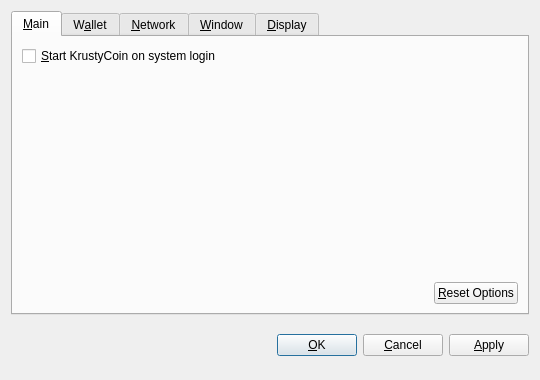
<?xml version="1.0" encoding="UTF-8"?>
<ui version="4.0">
 <class>OptionsDialog</class>
 <widget class="QDialog" name="OptionsDialog">
  <property name="geometry">
   <rect>
    <x>0</x>
    <y>0</y>
    <width>540</width>
    <height>380</height>
   </rect>
  </property>
  <property name="windowTitle">
   <string>Options</string>
  </property>
  <property name="modal">
   <bool>true</bool>
  </property>
  <layout class="QVBoxLayout" name="verticalLayout">
   <item>
    <widget class="QTabWidget" name="tabWidget">
     <property name="tabPosition">
      <enum>QTabWidget::North</enum>
     </property>
     <property name="currentIndex">
      <number>0</number>
     </property>
     <widget class="QWidget" name="tabMain">
      <attribute name="title">
       <string>&amp;Main</string>
      </attribute>
      <layout class="QVBoxLayout" name="verticalLayout_Main">
       <item>
        <widget class="QCheckBox" name="bitcoinAtStartup">
         <property name="toolTip">
          <string>Automatically start KrustyCoin after logging in to the system.</string>
         </property>
         <property name="text">
          <string>&amp;Start KrustyCoin on system login</string>
         </property>
        </widget>
       </item>
       <item>
        <spacer name="verticalSpacer_Main">
         <property name="orientation">
          <enum>Qt::Vertical</enum>
         </property>
         <property name="sizeHint" stdset="0">
          <size>
           <width>20</width>
           <height>40</height>
          </size>
         </property>
        </spacer>
       </item>
       <item>
        <layout class="QHBoxLayout" name="horizontalLayout_2_Main">
         <item>
          <spacer name="horizontalSpacer_2_Main">
           <property name="orientation">
            <enum>Qt::Horizontal</enum>
           </property>
           <property name="sizeHint" stdset="0">
            <size>
             <width>40</width>
             <height>20</height>
            </size>
           </property>
          </spacer>
         </item>
         <item>
          <widget class="QPushButton" name="resetButton">
           <property name="toolTip">
            <string>Reset all client options to default.</string>
           </property>
           <property name="text">
            <string>&amp;Reset Options</string>
           </property>
           <property name="autoDefault">
            <bool>false</bool>
           </property>
          </widget>
         </item>
        </layout>
       </item>
      </layout>
     </widget>
     <widget class="QWidget" name="tabWallet">
      <attribute name="title">
       <string>W&amp;allet</string>
      </attribute>
      <layout class="QVBoxLayout" name="verticalLayout_Network">
       <item>
        <widget class="QLabel" name="transactionFeeInfoLabel">
         <property name="text">
          <string>Optional transaction fee per kB that helps make sure your transactions are processed quickly. Most transactions are 1 kB.</string>
         </property>
         <property name="textFormat">
          <enum>Qt::PlainText</enum>
         </property>
         <property name="wordWrap">
          <bool>true</bool>
         </property>
        </widget>
       </item>
       <item>
        <layout class="QHBoxLayout" name="horizontalLayout_1_Main">
         <item>
          <widget class="QLabel" name="transactionFeeLabel">
           <property name="text">
            <string>Pay transaction &amp;fee</string>
           </property>
           <property name="textFormat">
            <enum>Qt::PlainText</enum>
           </property>
           <property name="buddy">
            <cstring>transactionFee</cstring>
           </property>
          </widget>
         </item>
         <item>
          <widget class="BitcoinAmountField" name="transactionFee"/>
         </item>
         <item>
          <spacer name="horizontalSpacer_1_Main">
           <property name="orientation">
            <enum>Qt::Horizontal</enum>
           </property>
           <property name="sizeHint" stdset="0">
            <size>
             <width>40</width>
             <height>20</height>
            </size>
           </property>
          </spacer>
         </item>
        </layout>
       </item>
       <item>
        <widget class="QLabel" name="label">
         <property name="text">
          <string>If you disable the spending of unconfirmed change, the change from a transaction cannot be used until that transaction has at least one confirmation. This also affects how your balance is computed.</string>
         </property>
         <property name="wordWrap">
          <bool>true</bool>
         </property>
        </widget>
       </item>
       <item>
        <widget class="QCheckBox" name="spendZeroConfChange">
         <property name="text">
          <string>Spend unconfirmed change  (experts only)</string>
         </property>
        </widget>
       </item>
       <item>
        <spacer name="verticalSpacer">
         <property name="orientation">
          <enum>Qt::Vertical</enum>
         </property>
         <property name="sizeHint" stdset="0">
          <size>
           <width>20</width>
           <height>40</height>
          </size>
         </property>
        </spacer>
       </item>
      </layout>
     </widget>
     <widget class="QWidget" name="tabNetwork">
      <attribute name="title">
       <string>&amp;Network</string>
      </attribute>
      <layout class="QVBoxLayout" name="verticalLayout_Network">
       <item>
        <widget class="QCheckBox" name="mapPortUpnp">
         <property name="toolTip">
          <string>Automatically open the KrustyCoin client port on the router. This only works when your router supports UPnP and it is enabled.</string>
         </property>
         <property name="text">
          <string>Map port using &amp;UPnP</string>
         </property>
        </widget>
       </item>
       <item>
        <widget class="QCheckBox" name="connectSocks">
         <property name="toolTip">
          <string>Connect to the KrustyCoin network through a SOCKS proxy (e.g. when connecting through Tor).</string>
         </property>
         <property name="text">
          <string>&amp;Connect through SOCKS proxy:</string>
         </property>
        </widget>
       </item>
       <item>
        <layout class="QHBoxLayout" name="horizontalLayout_Network">
         <item>
          <widget class="QLabel" name="proxyIpLabel">
           <property name="text">
            <string>Proxy &amp;IP:</string>
           </property>
           <property name="textFormat">
            <enum>Qt::PlainText</enum>
           </property>
           <property name="buddy">
            <cstring>proxyIp</cstring>
           </property>
          </widget>
         </item>
         <item>
          <widget class="QValidatedLineEdit" name="proxyIp">
           <property name="maximumSize">
            <size>
             <width>140</width>
             <height>16777215</height>
            </size>
           </property>
           <property name="toolTip">
            <string>IP address of the proxy (e.g. 127.0.0.1)</string>
           </property>
          </widget>
         </item>
         <item>
          <widget class="QLabel" name="proxyPortLabel">
           <property name="text">
            <string>&amp;Port:</string>
           </property>
           <property name="textFormat">
            <enum>Qt::PlainText</enum>
           </property>
           <property name="buddy">
            <cstring>proxyPort</cstring>
           </property>
          </widget>
         </item>
         <item>
          <widget class="QLineEdit" name="proxyPort">
           <property name="maximumSize">
            <size>
             <width>55</width>
             <height>16777215</height>
            </size>
           </property>
           <property name="toolTip">
            <string>Port of the proxy (e.g. 9050)</string>
           </property>
          </widget>
         </item>
         <item>
          <widget class="QLabel" name="socksVersionLabel">
           <property name="text">
            <string>SOCKS &amp;Version:</string>
           </property>
           <property name="textFormat">
            <enum>Qt::PlainText</enum>
           </property>
           <property name="buddy">
            <cstring>socksVersion</cstring>
           </property>
          </widget>
         </item>
         <item>
          <widget class="QValueComboBox" name="socksVersion">
           <property name="toolTip">
            <string>SOCKS version of the proxy (e.g. 5)</string>
           </property>
          </widget>
         </item>
         <item>
          <spacer name="horizontalSpacer_Network">
           <property name="orientation">
            <enum>Qt::Horizontal</enum>
           </property>
           <property name="sizeHint" stdset="0">
            <size>
             <width>40</width>
             <height>20</height>
            </size>
           </property>
          </spacer>
         </item>
        </layout>
       </item>
       <item>
        <spacer name="verticalSpacer_Network">
         <property name="orientation">
          <enum>Qt::Vertical</enum>
         </property>
         <property name="sizeHint" stdset="0">
          <size>
           <width>20</width>
           <height>40</height>
          </size>
         </property>
        </spacer>
       </item>
      </layout>
     </widget>
     <widget class="QWidget" name="tabWindow">
      <attribute name="title">
       <string>&amp;Window</string>
      </attribute>
      <layout class="QVBoxLayout" name="verticalLayout_Window">
       <item>
        <widget class="QCheckBox" name="minimizeToTray">
         <property name="toolTip">
          <string>Show only a tray icon after minimizing the window.</string>
         </property>
         <property name="text">
          <string>&amp;Minimize to the tray instead of the taskbar</string>
         </property>
        </widget>
       </item>
       <item>
        <widget class="QCheckBox" name="minimizeOnClose">
         <property name="toolTip">
          <string>Minimize instead of exit the application when the window is closed. When this option is enabled, the application will be closed only after selecting Quit in the menu.</string>
         </property>
         <property name="text">
          <string>M&amp;inimize on close</string>
         </property>
        </widget>
       </item>
       <item>
        <spacer name="verticalSpacer_Window">
         <property name="orientation">
          <enum>Qt::Vertical</enum>
         </property>
         <property name="sizeHint" stdset="0">
          <size>
           <width>20</width>
           <height>40</height>
          </size>
         </property>
        </spacer>
       </item>
      </layout>
     </widget>
     <widget class="QWidget" name="tabDisplay">
      <attribute name="title">
       <string>&amp;Display</string>
      </attribute>
      <layout class="QVBoxLayout" name="verticalLayout_Display">
       <item>
        <layout class="QHBoxLayout" name="horizontalLayout_1_Display">
         <item>
          <widget class="QLabel" name="langLabel">
           <property name="text">
            <string>User Interface &amp;language:</string>
           </property>
           <property name="textFormat">
            <enum>Qt::PlainText</enum>
           </property>
           <property name="buddy">
            <cstring>lang</cstring>
           </property>
          </widget>
         </item>
         <item>
          <widget class="QValueComboBox" name="lang">
           <property name="toolTip">
            <string>The user interface language can be set here. This setting will take effect after restarting KrustyCoin.</string>
           </property>
          </widget>
         </item>
        </layout>
       </item>
       <item>
        <layout class="QHBoxLayout" name="horizontalLayout_2_Display">
         <item>
          <widget class="QLabel" name="unitLabel">
           <property name="text">
            <string>&amp;Unit to show amounts in:</string>
           </property>
           <property name="textFormat">
            <enum>Qt::PlainText</enum>
           </property>
           <property name="buddy">
            <cstring>unit</cstring>
           </property>
          </widget>
         </item>
         <item>
          <widget class="QValueComboBox" name="unit">
           <property name="toolTip">
            <string>Choose the default subdivision unit to show in the interface and when sending coins.</string>
           </property>
          </widget>
         </item>
        </layout>
       </item>
       <item>
        <widget class="QCheckBox" name="displayAddresses">
         <property name="toolTip">
          <string>Whether to show KrustyCoin addresses in the transaction list or not.</string>
         </property>
         <property name="text">
          <string>&amp;Display addresses in transaction list</string>
         </property>
        </widget>
       </item>
       <item>
        <widget class="QCheckBox" name="coinControlFeatures">
         <property name="toolTip">
          <string>Whether to show coin control features or not.</string>
         </property>
         <property name="text">
          <string>Display coin &amp;control features (experts only!)</string>
         </property>
        </widget>
       </item>
       <item>
        <spacer name="verticalSpacer_Display">
         <property name="orientation">
          <enum>Qt::Vertical</enum>
         </property>
         <property name="sizeHint" stdset="0">
          <size>
           <width>20</width>
           <height>40</height>
          </size>
         </property>
        </spacer>
       </item>
      </layout>
     </widget>
    </widget>
   </item>
   <item>
    <layout class="QHBoxLayout" name="horizontalLayout_Buttons">
     <item>
      <spacer name="horizontalSpacer_1">
       <property name="orientation">
        <enum>Qt::Horizontal</enum>
       </property>
       <property name="sizeHint" stdset="0">
        <size>
         <width>40</width>
         <height>48</height>
        </size>
       </property>
      </spacer>
     </item>
     <item>
      <widget class="QLabel" name="statusLabel">
       <property name="font">
        <font>
         <weight>75</weight>
         <bold>true</bold>
        </font>
       </property>
       <property name="text">
        <string/>
       </property>
       <property name="textFormat">
        <enum>Qt::PlainText</enum>
       </property>
       <property name="wordWrap">
        <bool>true</bool>
       </property>
      </widget>
     </item>
     <item>
      <spacer name="horizontalSpacer_2">
       <property name="orientation">
        <enum>Qt::Horizontal</enum>
       </property>
       <property name="sizeHint" stdset="0">
        <size>
         <width>40</width>
         <height>48</height>
        </size>
       </property>
      </spacer>
     </item>
     <item>
      <widget class="QPushButton" name="okButton">
       <property name="text">
        <string>&amp;OK</string>
       </property>
      </widget>
     </item>
     <item>
      <widget class="QPushButton" name="cancelButton">
       <property name="text">
        <string>&amp;Cancel</string>
       </property>
       <property name="autoDefault">
        <bool>false</bool>
       </property>
      </widget>
     </item>
     <item>
      <widget class="QPushButton" name="applyButton">
       <property name="text">
        <string>&amp;Apply</string>
       </property>
       <property name="autoDefault">
        <bool>false</bool>
       </property>
      </widget>
     </item>
    </layout>
   </item>
  </layout>
 </widget>
 <customwidgets>
  <customwidget>
   <class>BitcoinAmountField</class>
   <extends>QSpinBox</extends>
   <header>bitcoinamountfield.h</header>
  </customwidget>
  <customwidget>
   <class>QValueComboBox</class>
   <extends>QComboBox</extends>
   <header>qvaluecombobox.h</header>
  </customwidget>
  <customwidget>
   <class>QValidatedLineEdit</class>
   <extends>QLineEdit</extends>
   <header>qvalidatedlineedit.h</header>
  </customwidget>
 </customwidgets>
 <resources/>
 <connections/>
</ui>
